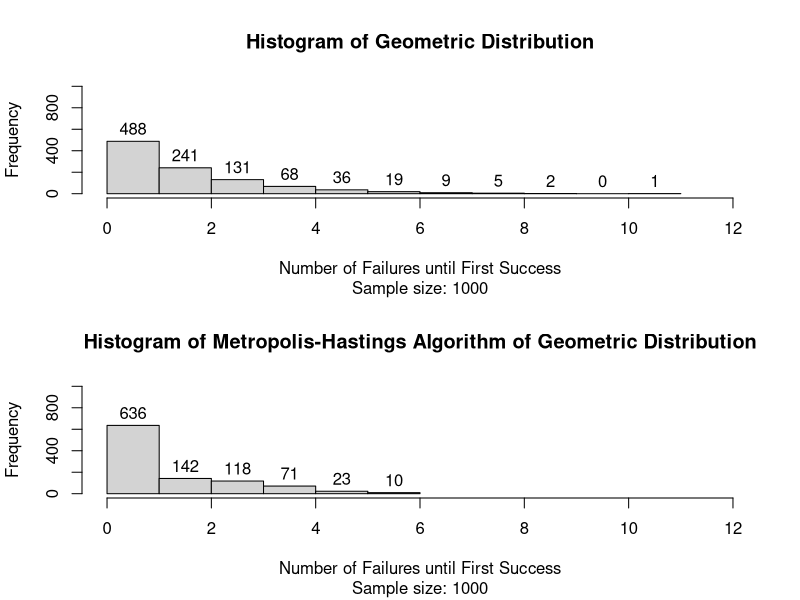
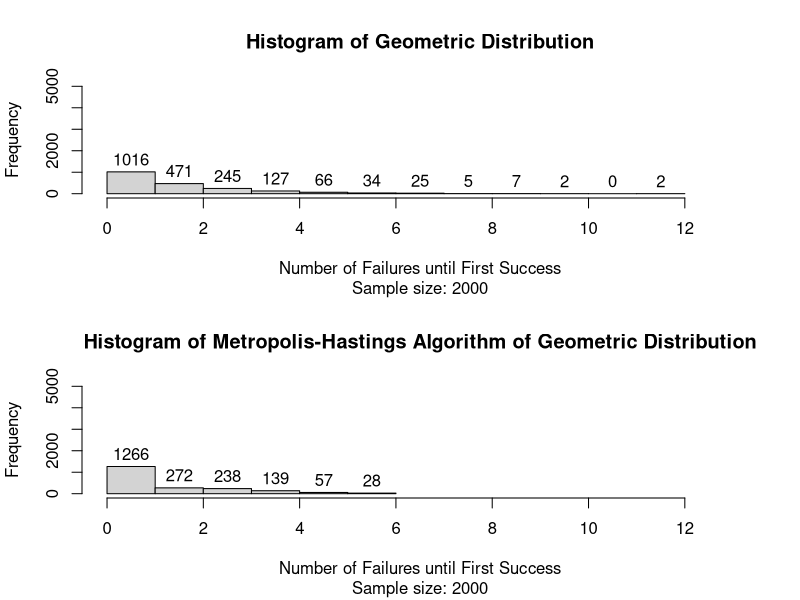
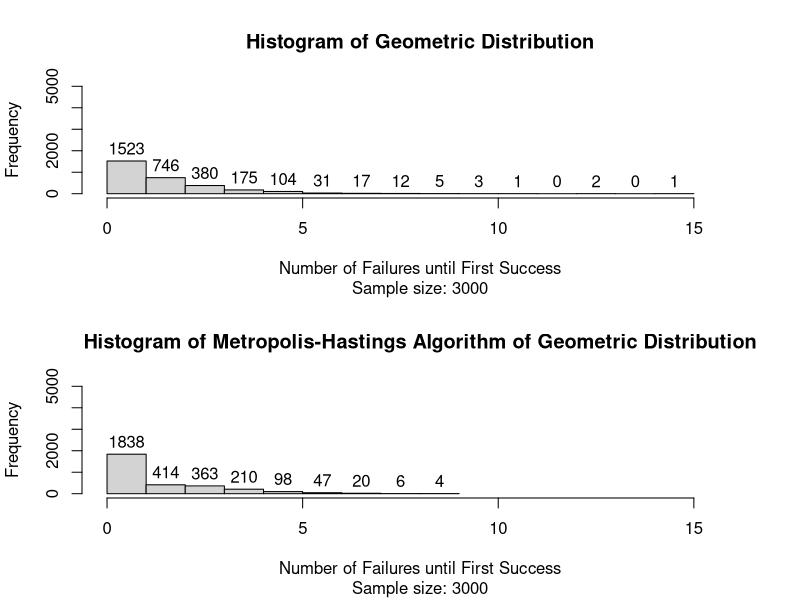
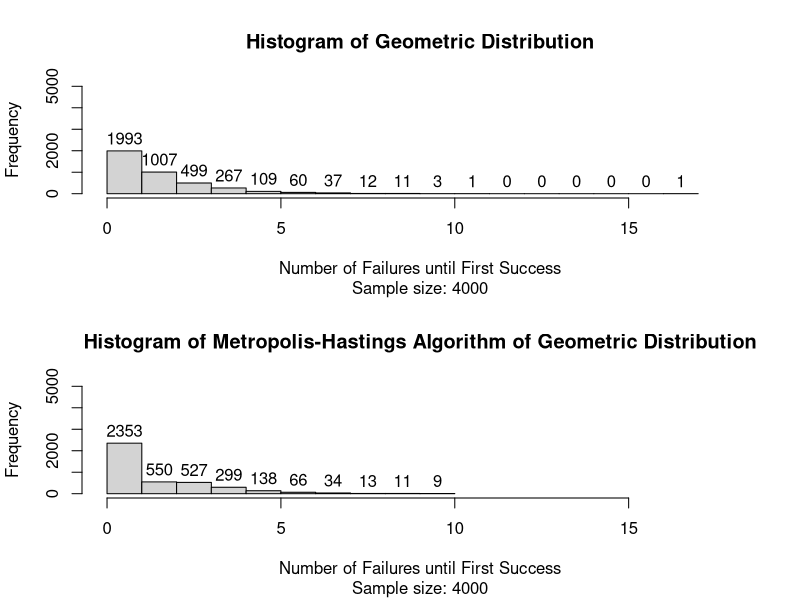
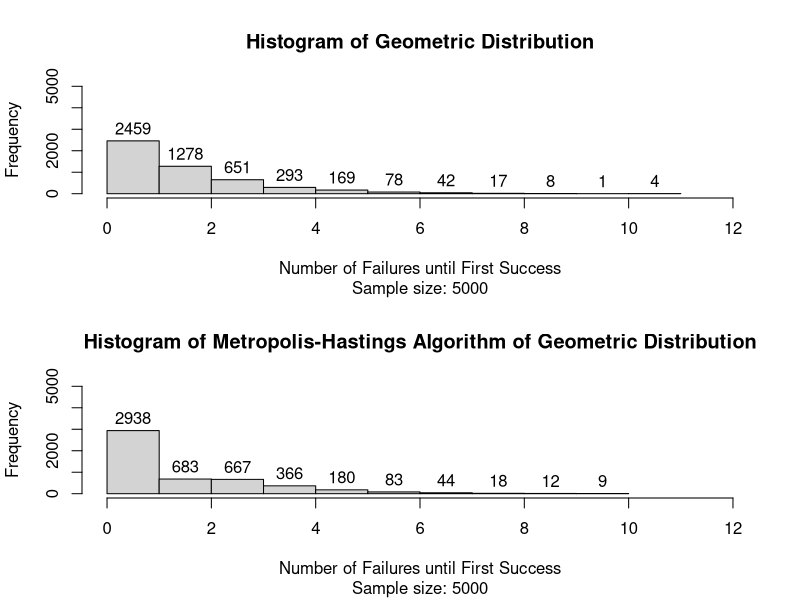
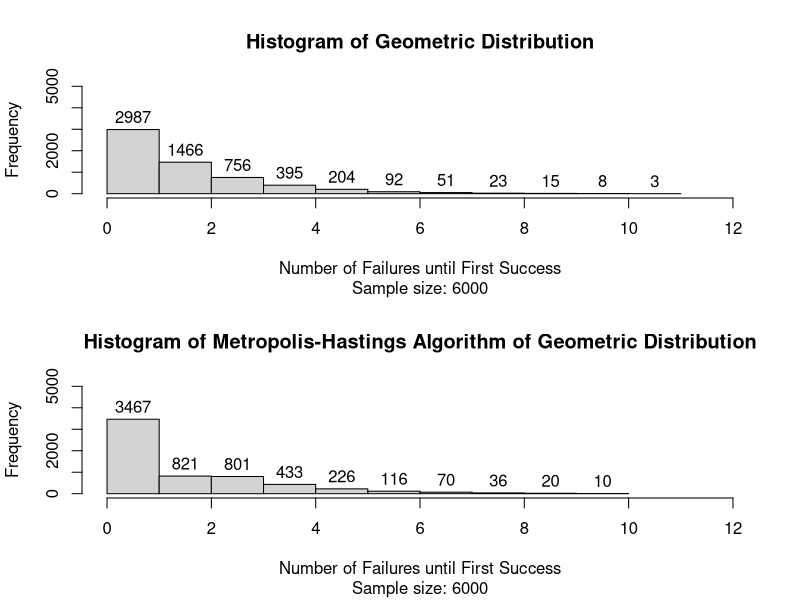
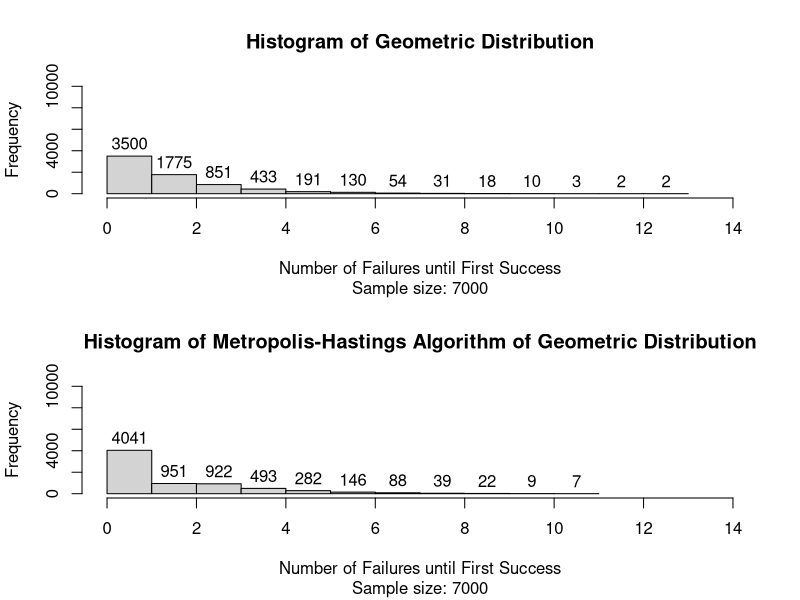
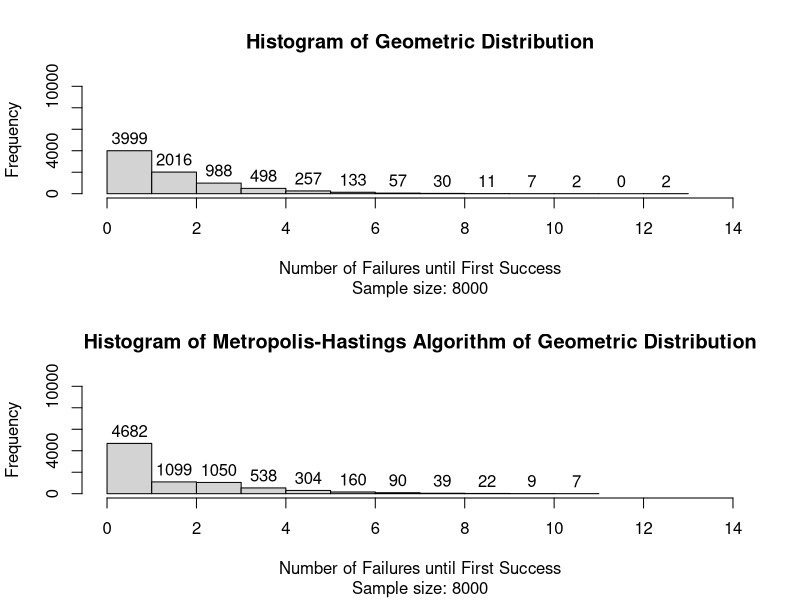

Here is the R script that generated these plots, in order:
theta = 0.5
x = 0
p_Dec = 0.5
p_Same = theta/2
p_Inc = 1 - p_Dec - p_Same
result <- matrix(data=NA,nrow=1,ncol=1)
Size <- c(1000, 1000, 1000, 1000, 1000, 1000, 1000, 1000, 1000, 1000, 10000, 10000, 10000, 10000)

for(s in Size) {
  for(i in 1:s*1000) {
    check = runif(1, 0, 100)
    
    #Case x = 0
    if (x == 0) {
      if(check < 100*(p_Dec + p_Same)) {
        x = 0
      } else {
        x = 1
      }
    }
    
    #x is positive
    if (x != 0) {
      check = runif(1, 0, 100)
      if(check < 100*p_Dec) {
        x = x - 1
      } else {
        if (check >= 100*(p_Dec + p_Same)) {
          x = x + 1
        }
      }
    }
    
    if (i %% 1000 == 0) {
      if (is.element(NA, result)) {
        result = c(x)
      } else {
        result = array(c(result, x))
      }
    }
  }
  
  sample = length(result)
  geometric <- rgeom(sample, 0.5)
  
  if (max(table(geometric)) < max(table(result))) {
    maxY = max(table(result))
  } else {
    maxY = max(table(geometric))
  }
  
  mag = 10
  i = 1
  while (maxY %/% mag >= 10) {
    i = i + 1
    mag = 10^i
  }
  if (maxY %/% mag >= 4) {
    mag = mag * 10
  } else {
    mag = mag * 5
  }
  
  if (tail(sort(result), 1) < tail(sort(geometric), 1)) {
    maxX = tail(sort(geometric), 1)
  } else {
    maxX = tail(sort(result), 1)
  }
  
  par(mfrow=c(2,1))
  hist(geometric, breaks = tail(sort(geometric), 1),
       main = "Histogram of Geometric Distribution", xlim = c(0,maxX+1), 
       ylim = c(0,mag), sub = paste("Sample size:", toString(sample)), labels = TRUE, 
       xlab = "Number of Failures until First Success", right = F)
  hist(result, breaks = tail(sort(result), 1),
       main = "Histogram of Metropolis-Hastings Algorithm of Geometric Distribution",
       xlim = c(0,maxX+1), ylim = c(0,mag), sub = paste("Sample size:", toString(sample)),
       labels = TRUE, xlab = "Number of Failures until First Success", right = F)
}
